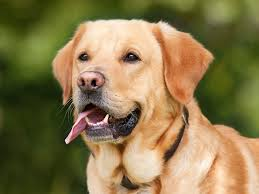
//> input picture index.jpeg, 259 x 194 px
$ ./histo2   (built with g++ and OpenCV 4)
//> lines starting //> are read from the running program, lines starting //| are printed output that depends on the picture; after the words box and inside, x2 and y2 are one past the last pixel; in counts of white or black regions, pixels touching at a corner belong together
#include <opencv2/core/core.hpp>
#include <opencv2/highgui/highgui.hpp>
#include <opencv2/imgproc/imgproc.hpp>
#include <iostream>

using namespace cv;
using namespace std;

int main(){
	Mat var;
	var=imread("/home/subham/Image_Processing/index.jpeg",1);
//> var is the input picture: 194 rows x 259 cols, CV_8UC3; mean B, G, R 76.3, 119.7, 136.4
	Mat img;
	int red[256],blue[256],green[256];
	int count_b,count_g,count_r,max_b=0,max_g=0,max_r=0,count;
	for(int k=0;k<256;k++){
		count_b=0,count_g=0,count_r=0;
		red[k]=0,blue[k]=0,green[k]=0;
		for(int i=0;i<var.rows;i++){
			for(int j=0;j<var.cols;j++){
				if(var.at<Vec3b>(i,j)[0]==k)
					count_b++;
				if(var.at<Vec3b>(i,j)[1]==k)
					count_g++;
				if(var.at<Vec3b>(i,j)[2]==k)
					count_r++;
			}
		}
		if(count_b>max_b)
			max_b=count_b;
		if(count_g>max_g)
			max_g=count_g;
		if(count_r>max_r)
			max_r=count_r;
		red[k]=count_r;
		blue[k]=count_b;
		green[k]=count_g;
	}
//> this loop made 256 passes
//> (count_b, count_g, count_r, max_b, max_g, max_r) on pass 1: (194, 54, 1, 194, 54, 1)
//> (count_b, count_g, count_r, max_g, max_r) on passes 33, 38, 40, 41: (369, 96, 215, 96, 215), (383, 198, 268, 198, 268), (355, 215, 389, 215, 389), (336, 225, 504, 225, 504)
//> after the loop, count_b = 2; count_g = 0; count_r = 507; red = 256 values, max 615 at index 42, min 0 at index 2, mean 196.3; blue = 256 values, max 1112 at index 12, min 0 at index 232, mean 196.3; green = 256 values, max 714 at index 51, min 0 at index 245, mean 196.3; max_b = 1112; max_g = 714; max_r = 615
	int tot=max(max(max_r,max_b),max_g);
//> tot = 1112
	tot=tot/4;
//> tot = 278
	img=Mat(tot+2,256,CV_8UC3,Scalar(255,255,255));
//> img: 280 rows x 256 cols, CV_8UC3; every value is 255
	/*imshow("Display Test",img);
	waitKey(0);*/
	count=0;
	while(count<256){
		img.at<Vec3b>((tot+2)-red[count]/4,count)[0]=0;
		img.at<Vec3b>((tot+2)-red[count]/4,count)[1]=0;
		count++;
	}
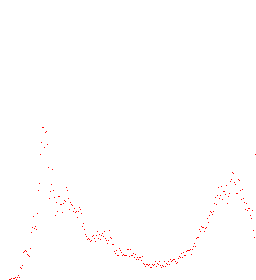
//> img: 280 rows x 256 cols, CV_8UC3; mean B, G, R 254.1, 254.1, 255
//> after the loop, count = 256
	count=0;
	while(count<256){
		img.at<Vec3b>((tot+2)-blue[count]/4,count)[1]=0;
		img.at<Vec3b>((tot+2)-blue[count]/4,count)[2]=0;
		count++;
	}
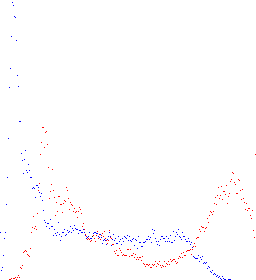
//> img: 280 rows x 256 cols, CV_8UC3; 0.32% of pixels changed, all inside (x1, y1, x2, y2) = (0, 2, 231, 280)
//> after the loop, count = 256
	count=0;
	while(count<256){
		img.at<Vec3b>((tot+2)-green[count]/4,count)[2]=0;
		img.at<Vec3b>((tot+2)-green[count]/4,count)[0]=0;
		count++;
	}
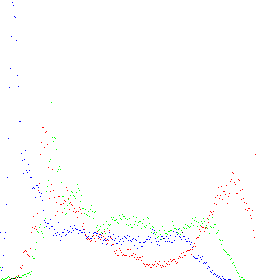
//> img: 280 rows x 256 cols, CV_8UC3; 0.34% of pixels changed, all inside (x1, y1, x2, y2) = (0, 102, 245, 280)
//> after the loop, count = 256
	for(int i=0;i<256;i++){
		cout<<red[i]<<" ";
	}
//> this loop made 256 passes
//| 1 1 0 0 3 0 1 1
//> (output is shown up to pass 8 of 256)
	cout<<endl;
	for(int i=0;i<256;i++){
		cout<<green[i]<<" ";
	}
	cout<<endl;
	for(int i=0;i<256;i++){
		cout<<blue[i]<<" ";
	}
	cout<<endl;
	imshow("Display",img);
	waitKey(0);
	return 0;
}
